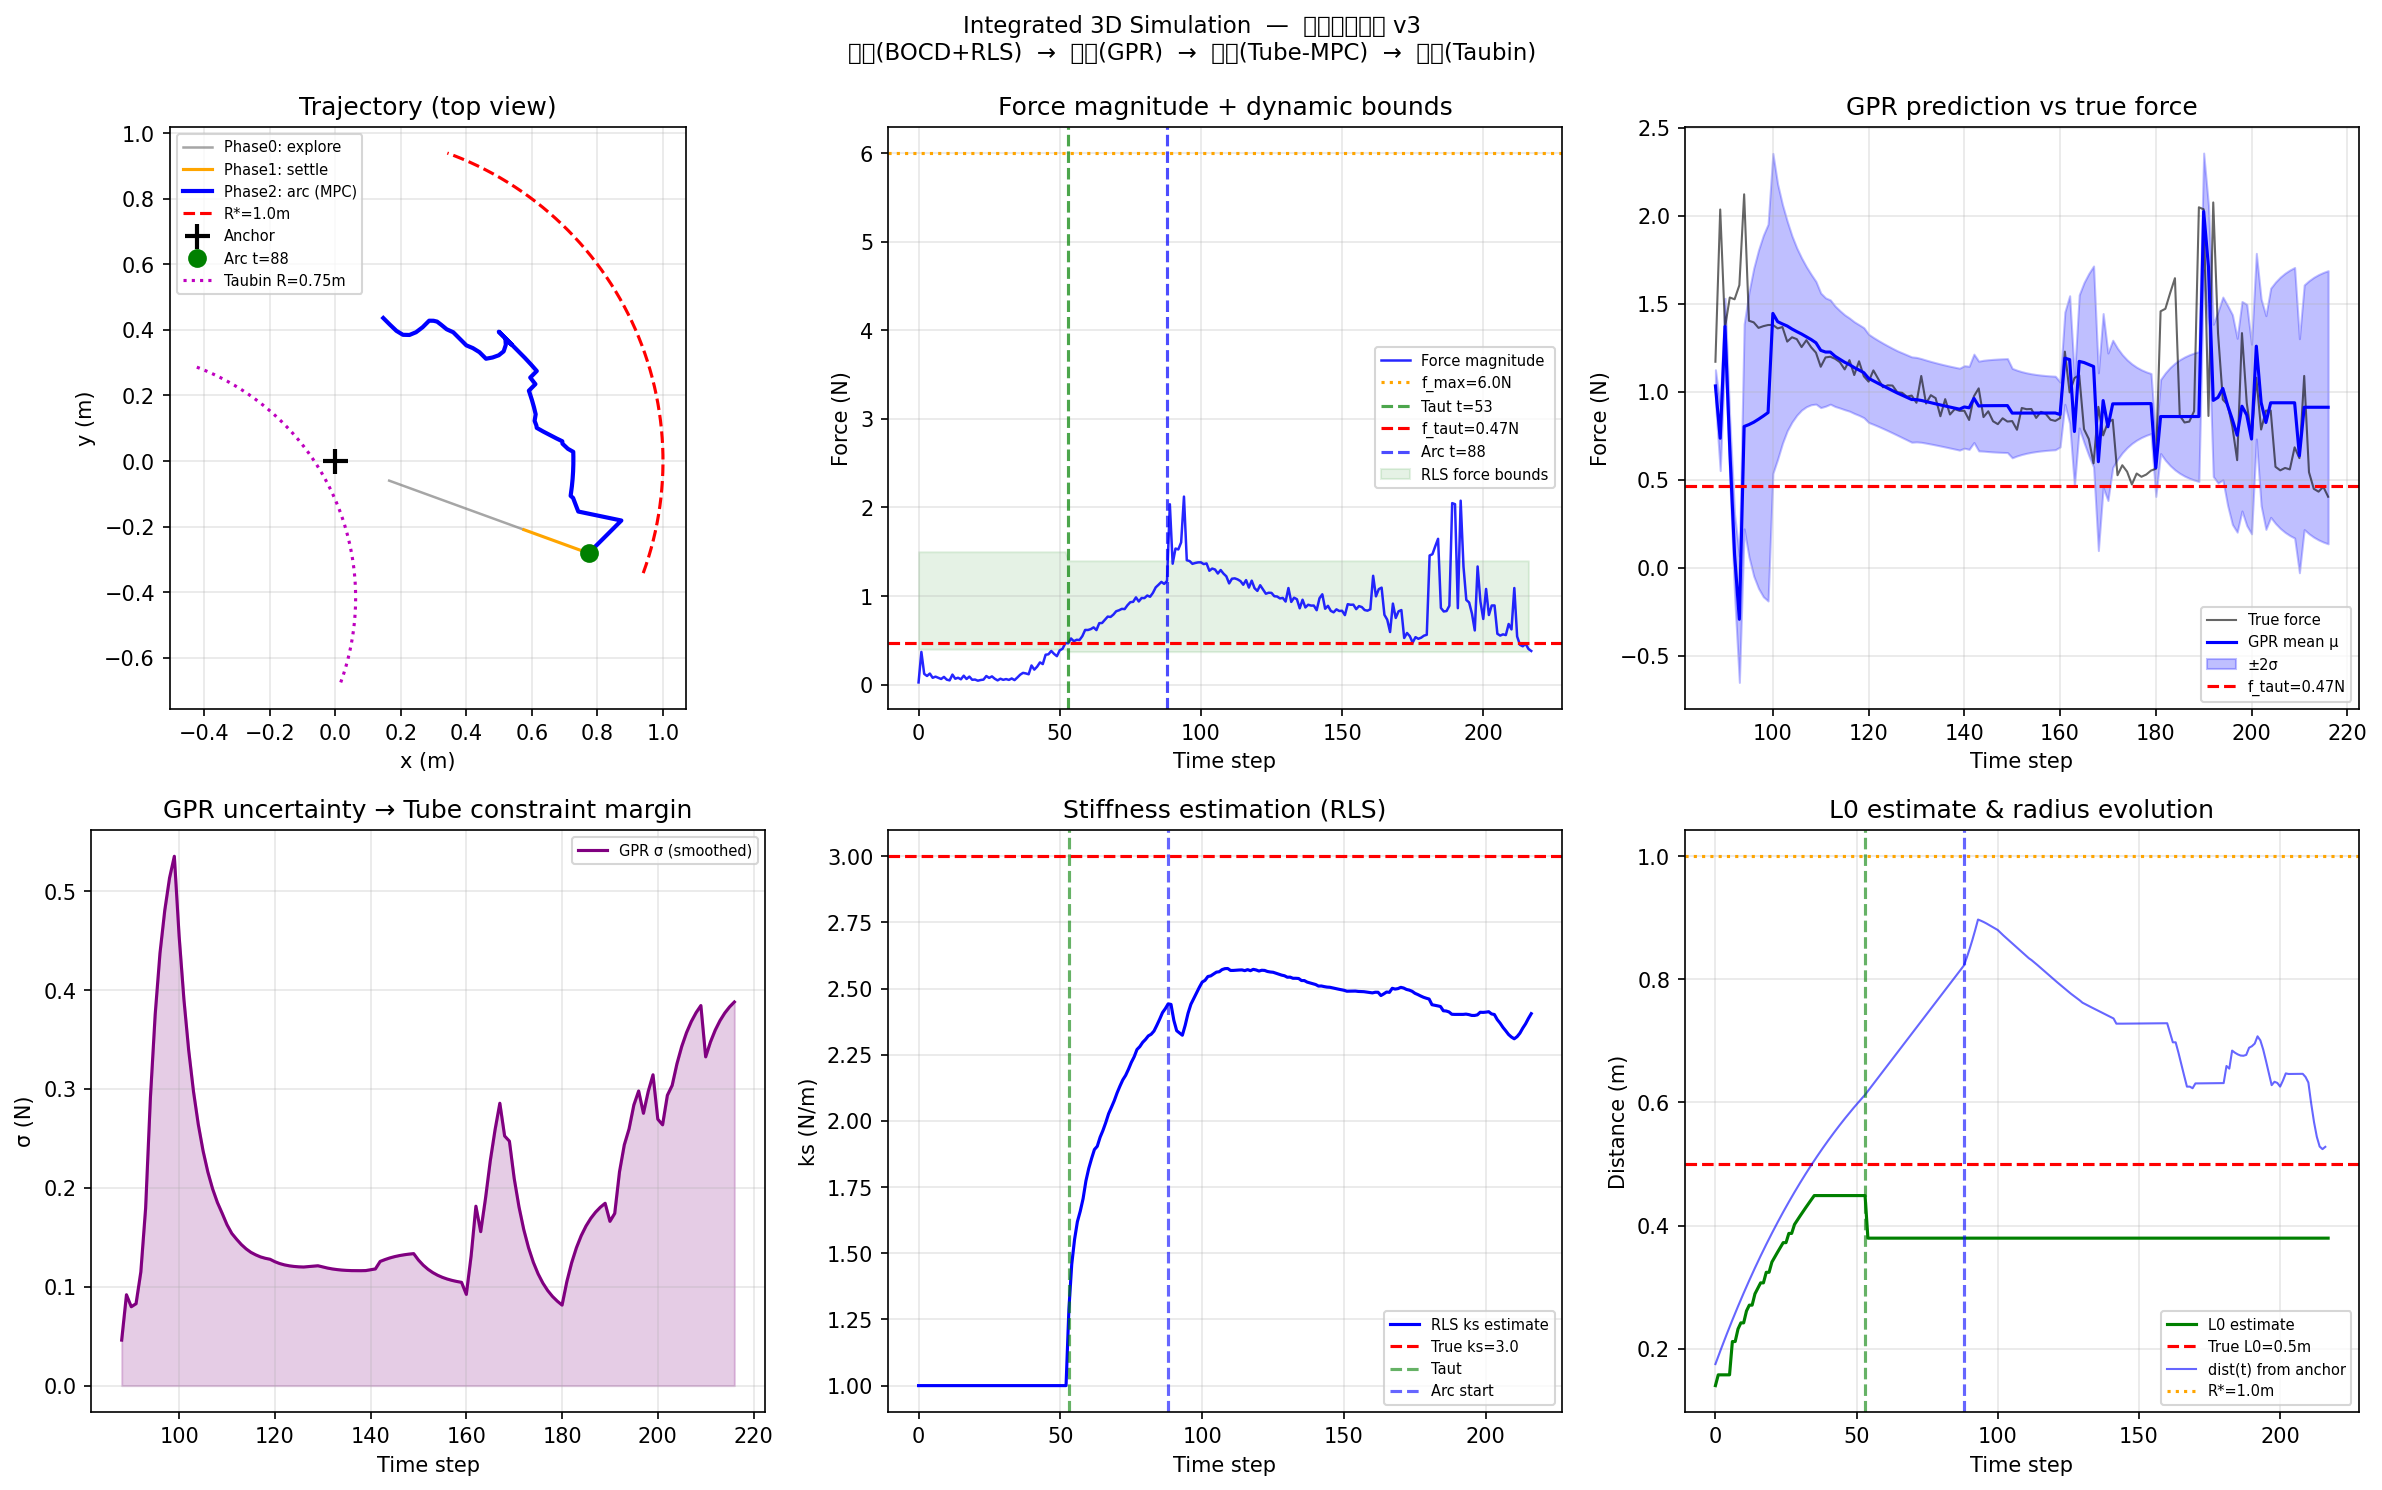

Here is the Python script that generated this plot:
"""
Integrated 3D Simulation — 大纲四层架构 v3

改动说明（相对 v2）：
1. f_ref 动态化：BOCD 触发时记录 f_taut，上下界 = [0.8, 3.0] * f_taut
2. RLS 回归感知层：只用于动态调整力上下界，不再直接驱动 MPC
3. GPR 局部线性化：对 stretch 求偏导得 ks_eff，传给 MPC 作为刚度参数
   GPR 未就绪时退化为 RLS ks（大纲后备方案）
4. 权重系数统一提到顶部，方便调节

感知层: BOCD（绷直检测）+ RLS（估计 ks，动态调整力上下界）
建模层: GPR（拟合力-位移映射，局部线性化给 MPC 提供 ks_eff，σ 收紧约束）
控制层: Tube-MPC（ks_eff 驱动预测模型，SQP 求解）
拟合层: Taubin 圆拟合（事后评估）
"""
import matplotlib
matplotlib.use('Agg')
import numpy as np
import matplotlib.pyplot as plt
from scipy.optimize import minimize
from sklearn.gaussian_process import GaussianProcessRegressor
from sklearn.gaussian_process.kernels import RBF, WhiteKernel, ConstantKernel
from scipy.stats import t as student_t
import warnings
warnings.filterwarnings('ignore')

# ══════════════════════════════════════════════════════
# 真实系统（控制器不可见）
# ══════════════════════════════════════════════════════
np.random.seed(42)
dt       = 0.05
ks_true  = 3.0
b_true   = 0.3
m_true   = 0.05
L0_true  = 0.5
anchor   = np.array([0.0, 0.0, 0.0])
R_true   = 1.0         # 物理平衡半径 = L0 + f_ref/ks = 0.5+0.5 = 1.0 ✓
f_max_safe = 6.0       # 硬性安全上限

def true_force_mag(stretch, vel, acc):
    return (ks_true * stretch
            + b_true * vel
            + m_true * acc
            + 0.2 * np.sin(3.0 * stretch))

def true_force_3d(p, vel=0.0, acc=0.0, noise_std=0.03):
    d = p - anchor; dist = np.linalg.norm(d)
    if dist < 1e-6: return np.zeros(3)
    stretch = max(0.0, dist - L0_true)
    f = max(0.0, true_force_mag(stretch, vel, acc))
    return f * d/dist + np.random.normal(0, noise_std, 3)

# ══════════════════════════════════════════════════════
# MPC 权重超参数（统一在此调节）
# ══════════════════════════════════════════════════════
W_FORCE  = 25.0   # 力跟踪权重
W_TIME   = 0.4    # 时间效率权重（越大越倾向于快速完成）
W_INPUT  = 0.05   # 输入能量权重
W_ANGLE  = 10.0   # 角度进度权重
V_MAX    = 0.4    # 速度上限 m/s
MPC_N    = 8      # 预测时域步数

# ══════════════════════════════════════════════════════
# BOCD
# ══════════════════════════════════════════════════════
class BOCD:
    def __init__(self, hazard=0.05, mu0=0.05, kappa0=1., alpha0=3., beta0=0.5):
        self.h=hazard; self.mu0=mu0; self.kappa0=kappa0
        self.alpha0=alpha0; self.beta0=beta0
        self.mu=np.array([mu0]); self.kappa=np.array([kappa0])
        self.alpha=np.array([alpha0]); self.beta=np.array([beta0])
        self.R=np.array([1.]); self.prev_mode_r=0

    def update(self, x):
        df=2*self.alpha
        scale=np.maximum(np.sqrt(self.beta*(self.kappa+1)/(self.alpha*self.kappa)),1e-10)
        lp=np.clip(student_t.logpdf(x,df=df,loc=self.mu,scale=scale),-50,50)
        pi=np.exp(lp)
        Rn=np.empty(len(self.R)+1)
        Rn[0]=np.sum(self.R*pi)*self.h; Rn[1:]=self.R*pi*(1-self.h)
        s=Rn.sum(); Rn=Rn/s if s>0 else np.array([1.]+[0.]*len(self.R))
        self.R=Rn
        mode_r=int(np.argmax(Rn))
        sig=max(0, self.prev_mode_r-mode_r)/max(1, self.prev_mode_r)
        self.prev_mode_r=mode_r
        kn=self.kappa+1; mn=(self.kappa*self.mu+x)/kn
        an=self.alpha+0.5; bn=self.beta+self.kappa*(x-self.mu)**2/(2*kn)
        self.mu=np.append([self.mu0],mn); self.kappa=np.append([self.kappa0],kn)
        self.alpha=np.append([self.alpha0],an); self.beta=np.append([self.beta0],bn)
        return sig

# ══════════════════════════════════════════════════════
# RLS（感知层职责：估计局部刚度，动态调整力上下界）
# 不再直接驱动 MPC
# ══════════════════════════════════════════════════════
class RLS:
    def __init__(self, lam=0.97):
        self.lam=lam
        self.theta=np.array([1.0, 0.1, 0.02])
        self.P=np.diag([8., 3., 1.])

    def update(self, phi, y):
        e=y-phi@self.theta; d=self.lam+phi@self.P@phi
        K=self.P@phi/d; self.theta+=K*e
        self.P=(1./self.lam)*(np.eye(3)-np.outer(K,phi))@self.P
        self.theta=np.clip(self.theta,[0.05,0.,0.],[20.,5.,2.])
        return self.theta.copy()

    def force_bounds(self, stretch, f_taut):
        """
        用 RLS 估计的 ks 动态计算力的上下界。
        下界：0.8 * f_taut（保持轻微张力）
        上界：min(3.0 * f_taut, f_max_safe)（安全限制）
        """
        f_lower = 0.8 * f_taut
        f_upper = min(3.0 * f_taut, f_max_safe)
        return f_lower, f_upper

# ══════════════════════════════════════════════════════
# GPR（建模层主角）
# 输出1：局部线性化 ks_eff → MPC 预测模型参数
# 输出2：预测方差 σ → MPC 约束收紧（Tube 思想）
# ══════════════════════════════════════════════════════
class GPRModel:
    def __init__(self, max_data=60):
        k=(ConstantKernel(1.,(0.1,10.))*RBF(0.3,(0.05,5.))+WhiteKernel(0.05,(1e-4,1.)))
        self.gpr=GaussianProcessRegressor(kernel=k,n_restarts_optimizer=1,normalize_y=True)
        self.X=[]; self.y=[]; self.fitted=False
        self.xm=np.zeros(2); self.xs=np.ones(2); self.max_data=max_data

    def add_data(self, s, v, f):
        self.X.append([s,v]); self.y.append(f)
        if len(self.X)>self.max_data: self.X.pop(0); self.y.pop(0)

    def fit(self):
        if len(self.X)<8: return
        X=np.array(self.X); self.xm=X.mean(0); self.xs=X.std(0)+1e-6
        self.gpr.fit((X-self.xm)/self.xs, np.array(self.y)); self.fitted=True

    def predict(self, s, v):
        if not self.fitted: return None, None
        xn=(np.array([[s,v]])-self.xm)/self.xs
        mu,sig=self.gpr.predict(xn,return_std=True)
        return float(mu[0]), float(sig[0])

    def local_ks(self, stretch, vel, ks_fallback, delta=0.01, sigma_threshold=0.3):
        if not self.fitted:
            return ks_fallback
        # 先检查当前点的不确定度
        _, sigma_cur = self.predict(stretch, vel)
        if sigma_cur is None or sigma_cur > sigma_threshold:
            return ks_fallback  # GPR 不确定，退化到 RLS
        s_plus  = max(0., stretch + delta)
        s_minus = max(0., stretch - delta)
        mu_plus,  _ = self.predict(s_plus,  vel)
        mu_minus, _ = self.predict(s_minus, vel)
        if mu_plus is None or mu_minus is None:
            return ks_fallback
        ks_eff = (mu_plus - mu_minus) / (2 * delta)
        return max(0.05, ks_eff)

# ══════════════════════════════════════════════════════
# Tube-MPC（控制层）
# 预测模型：f = ks_eff * stretch + b * vel + m * acc
#   ks_eff 由 GPR 局部线性化提供（GPR 未就绪时用 RLS ks）
# 约束：f ≤ f_upper - 2σ_GPR（Tube 自适应收紧）
#       f ≥ f_lower（维持最低张力）
# 代价：W_FORCE*(f-f_taut)² + W_TIME + W_ANGLE*进度
# ══════════════════════════════════════════════════════
def run_mpc_3d(p_cur, v_cur, ks_eff, b_rls, m_rls,
               anchor_est, L0_est,
               theta_cur, theta_target,
               f_taut, f_lower, f_upper,
               sigma_gpr=0.):
    # Tube 收紧：σ 越大，约束越紧
    f_max_eff = f_upper - 2.0 * np.clip(sigma_gpr, 0., 1.0)
    f_max_eff = max(f_max_eff, f_taut * 1.1)  # 至少比目标力略高

    def pf(p_, v_, a_):
        stretch = max(0., np.linalg.norm(p_-anchor_est) - L0_est)
        return max(0., ks_eff*stretch + b_rls*np.linalg.norm(v_) + m_rls*np.linalg.norm(a_))

    def cost(u_flat):
        u_seq=u_flat.reshape(MPC_N,3); p=p_cur.copy(); v=v_cur.copy(); c=0.
        for k in range(MPC_N):
            vk=u_seq[k]; ak=(vk-v)/dt; pn=p+dt*vk
            c += W_FORCE*(pf(pn,vk,ak)-f_taut)**2
            c += W_TIME
            c += W_INPUT*float(np.dot(vk,vk))
            tn=np.arctan2(pn[1]-anchor_est[1], pn[0]-anchor_est[0])
            pg=tn-theta_cur
            if pg<-np.pi: pg+=2*np.pi
            c -= W_ANGLE*np.clip(pg, 0., 0.15)
            p=pn; v=vk
        c += W_FORCE*(pf(p,v,np.zeros(3))-f_taut)**2
        return c

    # 不等式约束：力上限（Tube 收紧后）和力下限
    cons=[]
    for k in range(MPC_N):
        def make_upper(k_=k):
            def fn(u):
                p=p_cur.copy(); v=v_cur.copy()
                for i in range(k_+1): v=u.reshape(MPC_N,3)[i]; p=p+dt*v
                return f_max_eff - pf(p,v,np.zeros(3))
            return fn
        def make_lower(k_=k):
            def fn(u):
                p=p_cur.copy(); v=v_cur.copy()
                for i in range(k_+1): v=u.reshape(MPC_N,3)[i]; p=p+dt*v
                return pf(p,v,np.zeros(3)) - f_lower
            return fn
        cons.append({'type':'ineq','fun':make_upper(k)})
        cons.append({'type':'ineq','fun':make_lower(k)})

    tang=np.array([-np.sin(theta_cur), np.cos(theta_cur), 0.])
    u0=np.tile(tang*0.15, MPC_N)
    res=minimize(cost, u0, method='SLSQP',
                 bounds=[(-V_MAX,V_MAX)]*(MPC_N*3),
                 constraints=cons,
                 options={'maxiter':60,'ftol':1e-3})
    u_out=res.x.reshape(MPC_N,3)[0]
    return u_out if (res.success or res.fun<1e8) else tang*0.08

# ══════════════════════════════════════════════════════
# Taubin 圆拟合（拟合层）
# ══════════════════════════════════════════════════════
def taubin_fit(pts):
    if len(pts)<10: return None,None,None
    x=pts[:,0]; y=pts[:,1]
    X=x-x.mean(); Y=y-y.mean(); Z=X**2+Y**2; Zm=Z.mean()
    if Zm<1e-10: return None,None,None
    Z0=(Z-Zm)/(2*np.sqrt(Zm)); A=np.column_stack([Z0,X,Y])
    _,_,V=np.linalg.svd(A); a=V[-1]
    a0=a[0]/(2*np.sqrt(Zm)); a1,a2=a[1],a[2]
    if abs(a0)<1e-10: return None,None,None
    xc=-a1/(2*a0); yc=-a2/(2*a0)
    val=a1**2+a2**2-4*a0*(a0*Zm-Z0.mean())
    return (xc,yc,np.sqrt(val)/abs(2*a0)) if val>0 else (None,None,None)

# ══════════════════════════════════════════════════════
# 主仿真
# ══════════════════════════════════════════════════════
T_sim        = 700
theta_start  = np.radians(-20)
theta_target = theta_start + np.pi/2

R_init     = L0_true * 0.35
p_cur      = anchor + R_init*np.array([np.cos(theta_start),np.sin(theta_start),0.])
v_cur      = np.zeros(3); v_prev=np.zeros(3)
L0_est     = R_init*0.8; anchor_est=anchor.copy()

bocd=BOCD(); rls=RLS(); gpr=GPRModel()

# 三阶段状态机
phase=0       # 0:探索  1:整定  2:弧线
taut_step=None; arc_step=None
f_taut=0.5    # BOCD触发时的力（动态赋值，此处为初始占位）
f_lower=0.4   # 力下界（动态更新）
f_upper=1.5   # 力上界（动态更新）
sigma_s=0.

hp=[p_cur.copy()]; hf=[]; hsig=[]; hks=[]
hgmu=[]; hgsig=[]; hL0=[L0_est]; hphase=[]
h_flower=[]; h_fupper=[]   # 记录动态力边界
f_cur=true_force_3d(p_cur)

print("="*62)
print("Integrated 3D Simulation  —  大纲四层架构 v3")
print(f"L0*={L0_true}m  ks*={ks_true}  R*={R_true}m")
print(f"起始θ={np.degrees(theta_start):.0f}°  目标θ={np.degrees(theta_target):.0f}°  弧=90°")
print("MPC 权重: W_FORCE={} W_TIME={} W_ANGLE={}".format(W_FORCE,W_TIME,W_ANGLE))
print("="*62)

for t in range(T_sim):
    fm=np.linalg.norm(f_cur); hf.append(fm)
    sig=bocd.update(fm); hsig.append(sig)

    theta_cur=np.arctan2(p_cur[1]-anchor_est[1], p_cur[0]-anchor_est[0])

    # ── 阶段转换 ─────────────────────────────────────
    if phase==0 and sig>0.35:
        phase=1; taut_step=t
        # 改动1：f_ref 动态化，记录绷直时刻的力
        f_taut  = max(fm, 0.1)          # 至少 0.1N，避免噪声导致极小值
        f_lower = 0.8 * f_taut
        f_upper = min(3.0*f_taut, f_max_safe)
        L0_est  = max(0.05, np.linalg.norm(p_cur-anchor_est) - fm/2.0)
        print(f"  [BOCD]  t={t:3d}: 检测到绷直 → 进入整定阶段")
        print(f"          sig={sig:.3f}  f_taut={f_taut:.3f}N")
        print(f"          力边界=[{f_lower:.3f}, {f_upper:.3f}]N  L0_est={L0_est:.3f}m")

    if phase==1 and fm >= f_taut*2.5 and len(hf)>taut_step+20:
        phase=2; arc_step=t
        ks_now=rls.theta[0]
        print(f"  [整定]  t={t:3d}: f={fm:.3f}N 稳定 → 进入弧线阶段")
        print(f"          ks_rls={ks_now:.3f} (真值 {ks_true})  dist={np.linalg.norm(p_cur-anchor_est):.3f}m")

    if phase==2 and theta_cur>=theta_target-0.03:
        print(f"  [Done]  t={t:3d}: θ={np.degrees(theta_cur):.1f}° 到达目标!")
        break

    # ── 阶段0：探索 ──────────────────────────────────
    if phase==0:
        dist=np.linalg.norm(p_cur-anchor_est); dn=(p_cur-anchor_est)/(dist+1e-6)
        sp=0.22*max(0.3, 1.4-dist/(L0_true*1.3)); u=dn*sp
        if fm<0.08: L0_est=dist*0.9
        hks.append(rls.theta[0]); hgmu.append(0.); hgsig.append(0.)
        h_flower.append(f_lower); h_fupper.append(f_upper)

    # ── 阶段1：整定（RLS 预热 + GPR 积累数据）────────
    elif phase==1:
        d=p_cur-anchor_est; dist=np.linalg.norm(d)
        st=max(0., dist-L0_est); vs=np.linalg.norm(v_cur)
        ac=np.linalg.norm((v_cur-v_prev)/dt)
        phi=np.array([st,vs,ac]); trls=rls.update(phi,fm)
        gpr.add_data(st,vs,fm)
        if t%8==0: gpr.fit()

        # 改动2：RLS 更新力上下界（感知层职责）
        f_lower, f_upper = rls.force_bounds(st, f_taut)
        f_upper = min(f_upper, f_max_safe)

        ks_est=trls[0]
        R_target=L0_est+f_taut*2.5/ks_est
        d_norm=d/(dist+1e-6)
        radial_speed=0.12 if dist<R_target else 0.0
        u=d_norm*radial_speed

        mu,sr=gpr.predict(st,vs)
        if sr is None: sr=0.
        mu_val=trls[0]*st if mu is None else mu
        sigma_s=0.2*sr+0.8*sigma_s
        hks.append(trls[0]); hgmu.append(float(mu_val)); hgsig.append(sigma_s)
        h_flower.append(f_lower); h_fupper.append(f_upper)

    # ── 阶段2：弧线（Tube-MPC，GPR 主导）────────────
    else:
        d=p_cur-anchor_est; dist=np.linalg.norm(d)
        st=max(0., dist-L0_est); vs=np.linalg.norm(v_cur)
        ac=np.linalg.norm((v_cur-v_prev)/dt)
        phi=np.array([st,vs,ac]); trls=rls.update(phi,fm)
        gpr.add_data(st,vs,fm)
        if t%10==0: gpr.fit()

        # 改动2：RLS 更新力上下界
        f_lower, f_upper = rls.force_bounds(st, f_taut)
        f_upper = min(f_upper, f_max_safe)

        mu,sr=gpr.predict(st,vs)
        if sr is None: sr=0.
        mu_val=trls[0]*st if mu is None else mu
        sigma_s=0.2*sr+0.8*sigma_s

        # 改动3：GPR 局部线性化得 ks_eff，驱动 MPC
        ks_eff=gpr.local_ks(st, vs, ks_fallback=trls[0])
        b_rls, m_rls = trls[1], trls[2]

        hks.append(trls[0]); hgmu.append(float(mu_val)); hgsig.append(sigma_s)
        h_flower.append(f_lower); h_fupper.append(f_upper)

        u=run_mpc_3d(p_cur, v_cur, ks_eff, b_rls, m_rls,
                     anchor_est, L0_est,
                     theta_cur, theta_target,
                     f_taut, f_lower, f_upper,
                     sigma_gpr=sigma_s)

    hL0.append(L0_est); hphase.append(phase)
    v_prev=v_cur.copy(); v_cur=u.copy()
    pn=p_cur+dt*u; vs2=float(np.linalg.norm(u)); as2=float(np.linalg.norm((u-v_prev)/dt))
    f_cur=true_force_3d(pn,vs2,as2); p_cur=pn; hp.append(p_cur.copy())

# ══════════════════════════════════════════════════════
# 拟合层：Taubin
# ══════════════════════════════════════════════════════
hp=np.array(hp); hf_a=np.array(hf)
R_fit=xc=yc=None

if arc_step is not None:
    fc=hf_a[arc_step:]
    rms=float(np.sqrt(np.mean((fc-f_taut)**2)))
    viol=float(np.mean(fc>f_max_safe))*100
    print(f"\n[指标] 弧线阶段 RMS力误差={rms:.3f}N  超限={viol:.1f}%")
    print(f"[指标] 总步={len(hf_a)}  整定步={arc_step-taut_step}  弧线步={len(fc)}")
    pts2d=hp[arc_step:,:2]
    xc,yc,R_fit=taubin_fit(pts2d)
    if R_fit is not None:
        print(f"[Taubin] 圆心({xc:.3f},{yc:.3f}) R={R_fit:.3f}m  真实{R_true:.3f}m  误差{abs(R_fit-R_true)/R_true*100:.1f}%")
    else:
        print("[Taubin] 拟合失败")

# ══════════════════════════════════════════════════════
# 绘图
# ══════════════════════════════════════════════════════
fig=plt.figure(figsize=(16,10))
fig.suptitle("Integrated 3D Simulation  —  大纲四层架构 v3\n"
             "感知(BOCD+RLS)  →  建模(GPR)  →  控制(Tube-MPC)  →  拟合(Taubin)",
             fontsize=11, y=0.99)

n=len(hf_a)
phase_arr=np.array(hphase+[hphase[-1] if hphase else 0])

# 1. 轨迹
ax1=fig.add_subplot(2,3,1)
p0=np.where(phase_arr==0)[0]; p1=np.where(phase_arr==1)[0]; p2=np.where(phase_arr==2)[0]
if len(p0)>0: ax1.plot(hp[p0,0],hp[p0,1],'gray',lw=1.2,label='Phase0: explore',alpha=0.7)
if len(p1)>0: ax1.plot(hp[p1,0],hp[p1,1],'orange',lw=1.5,label='Phase1: settle')
if len(p2)>0: ax1.plot(hp[p2,0],hp[p2,1],'b-',lw=2,label='Phase2: arc (MPC)')
tha=np.linspace(theta_start,theta_target,300)
ax1.plot(R_true*np.cos(tha),R_true*np.sin(tha),'r--',lw=1.5,label=f'R*={R_true}m')
ax1.plot(*anchor[:2],'k+',ms=12,mew=2,label='Anchor')
if arc_step is not None: ax1.plot(*hp[arc_step,:2],'go',ms=8,zorder=5,label=f'Arc t={arc_step}')
if R_fit is not None: ax1.plot(xc+R_fit*np.cos(tha),yc+R_fit*np.sin(tha),'m:',lw=1.5,label=f'Taubin R={R_fit:.2f}m')
ax1.set_xlabel('x (m)'); ax1.set_ylabel('y (m)'); ax1.set_aspect('equal')
ax1.legend(fontsize=7,loc='upper left'); ax1.set_title('Trajectory (top view)'); ax1.grid(True,alpha=0.3)

# 2. 力 + 动态边界
ax2=fig.add_subplot(2,3,2)
ax2.plot(np.arange(n),hf_a,'b-',lw=1.2,label='Force magnitude',alpha=0.85)
ax2.axhline(f_max_safe,color='orange',ls=':',lw=1.5,label=f'f_max={f_max_safe}N')
if taut_step is not None:
    ax2.axvline(taut_step,color='green',ls='--',alpha=0.7,label=f'Taut t={taut_step}')
    ax2.axhline(f_taut,color='r',ls='--',lw=1.5,label=f'f_taut={f_taut:.2f}N')
if arc_step is not None:
    ax2.axvline(arc_step,color='blue',ls='--',alpha=0.7,label=f'Arc t={arc_step}')
# 画动态力边界
t_bounds=np.arange(taut_step if taut_step else 0, len(h_flower))
if len(h_flower)>0:
    fl=np.array(h_flower); fu=np.array(h_fupper)
    t_b=np.arange(len(fl))
    ax2.fill_between(t_b,fl,fu,alpha=0.1,color='green',label='RLS force bounds')
ax2.set_ylabel('Force (N)'); ax2.set_xlabel('Time step')
ax2.legend(fontsize=7); ax2.set_title('Force magnitude + dynamic bounds'); ax2.grid(True,alpha=0.3)

# 3. GPR 预测 vs 真实
ax3=fig.add_subplot(2,3,3)
if arc_step is not None:
    arc_gmu=np.array(hgmu[arc_step:]); arc_gsig=np.array(hgsig[arc_step:])
    tc3=np.arange(arc_step,arc_step+len(arc_gmu))
    if len(arc_gmu)>2:
        ftc=hf_a[arc_step:arc_step+len(arc_gmu)]
        ax3.plot(tc3,ftc,'k-',alpha=0.6,lw=1,label='True force')
        ax3.plot(tc3,arc_gmu,'b-',lw=1.5,label='GPR mean μ')
        ax3.fill_between(tc3,arc_gmu-2*arc_gsig,arc_gmu+2*arc_gsig,alpha=0.25,color='blue',label='±2σ')
        ax3.axhline(f_taut,color='r',ls='--',label=f'f_taut={f_taut:.2f}N')
ax3.set_ylabel('Force (N)'); ax3.set_xlabel('Time step')
ax3.legend(fontsize=7); ax3.set_title('GPR prediction vs true force'); ax3.grid(True,alpha=0.3)

# 4. GPR 不确定度
ax4=fig.add_subplot(2,3,4)
if arc_step is not None and len(arc_gsig)>2:
    ax4.plot(tc3,arc_gsig,color='purple',lw=1.5,label='GPR σ (smoothed)')
    ax4.fill_between(tc3,0,arc_gsig,alpha=0.2,color='purple')
    ax4.set_xlabel('Time step')
ax4.set_ylabel('σ (N)'); ax4.legend(fontsize=7)
ax4.set_title('GPR uncertainty → Tube constraint margin'); ax4.grid(True,alpha=0.3)

# 5. RLS 刚度收敛
ax5=fig.add_subplot(2,3,5)
ks_all=np.array(hks)
ax5.plot(ks_all,'b-',lw=1.5,label='RLS ks estimate')
ax5.axhline(ks_true,color='r',ls='--',label=f'True ks={ks_true}')
if taut_step is not None: ax5.axvline(taut_step,color='green',ls='--',alpha=0.6,label='Taut')
if arc_step  is not None: ax5.axvline(arc_step, color='blue', ls='--',alpha=0.6,label='Arc start')
ax5.set_ylabel('ks (N/m)'); ax5.set_xlabel('Time step')
ax5.legend(fontsize=7); ax5.set_title('Stiffness estimation (RLS)'); ax5.grid(True,alpha=0.3)

# 6. L0 估计 + 半径演化
ax6=fig.add_subplot(2,3,6)
L0_arr=np.array(hL0)
ax6.plot(L0_arr,'g-',lw=1.5,label='L0 estimate')
ax6.axhline(L0_true,color='r',ls='--',label=f'True L0={L0_true}m')
dist_arr=np.linalg.norm(hp[:-1]-anchor,axis=1)[:n]
ax6.plot(dist_arr,'b-',lw=1,alpha=0.6,label='dist(t) from anchor')
ax6.axhline(R_true,color='orange',ls=':',label=f'R*={R_true}m')
if taut_step is not None: ax6.axvline(taut_step,color='green',ls='--',alpha=0.6)
if arc_step  is not None: ax6.axvline(arc_step, color='blue', ls='--',alpha=0.6)
ax6.set_ylabel('Distance (m)'); ax6.set_xlabel('Time step')
ax6.legend(fontsize=7); ax6.set_title('L0 estimate & radius evolution'); ax6.grid(True,alpha=0.3)

plt.tight_layout()
out='integrated_sim_3d.png'
plt.savefig(out,dpi=150,bbox_inches='tight')
print(f"\n[Plot] saved → {out}")
